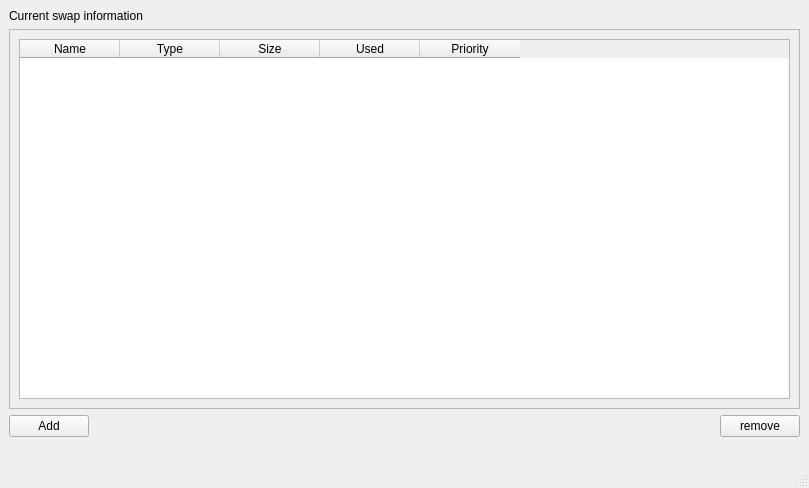
<?xml version="1.0" encoding="UTF-8"?>
<ui version="4.0">
 <class>MainWindow</class>
 <widget class="QMainWindow" name="MainWindow">
  <property name="geometry">
   <rect>
    <x>0</x>
    <y>0</y>
    <width>809</width>
    <height>488</height>
   </rect>
  </property>
  <property name="windowTitle">
   <string>MainWindow</string>
  </property>
  <widget class="QWidget" name="centralwidget">
   <layout class="QGridLayout" name="gridLayout">
    <item row="0" column="0">
     <widget class="QLabel" name="label">
      <property name="text">
       <string>Current swap information</string>
      </property>
     </widget>
    </item>
    <item row="1" column="0">
     <layout class="QVBoxLayout" name="verticalLayout">
      <property name="topMargin">
       <number>0</number>
      </property>
      <property name="bottomMargin">
       <number>10</number>
      </property>
      <item>
       <widget class="QScrollArea" name="scrollArea_2">
        <property name="widgetResizable">
         <bool>true</bool>
        </property>
        <widget class="QWidget" name="scrollAreaWidgetContents_3">
         <property name="geometry">
          <rect>
           <x>0</x>
           <y>0</y>
           <width>787</width>
           <height>326</height>
          </rect>
         </property>
         <layout class="QGridLayout" name="gridLayout_3">
          <item row="0" column="0">
           <widget class="QTableWidget" name="tableWidget">
            <property name="columnCount">
             <number>5</number>
            </property>
            <column>
             <property name="text">
              <string>Name</string>
             </property>
            </column>
            <column>
             <property name="text">
              <string>Type</string>
             </property>
            </column>
            <column>
             <property name="text">
              <string>Size</string>
             </property>
            </column>
            <column>
             <property name="text">
              <string>Used</string>
             </property>
            </column>
            <column>
             <property name="text">
              <string>Priority</string>
             </property>
            </column>
           </widget>
          </item>
         </layout>
        </widget>
       </widget>
      </item>
      <item>
       <layout class="QHBoxLayout" name="horizontalLayout_3">
        <property name="bottomMargin">
         <number>10</number>
        </property>
        <item>
         <widget class="QPushButton" name="btn_add">
          <property name="text">
           <string>Add</string>
          </property>
         </widget>
        </item>
        <item>
         <spacer name="horizontalSpacer">
          <property name="orientation">
           <enum>Qt::Horizontal</enum>
          </property>
          <property name="sizeHint" stdset="0">
           <size>
            <width>40</width>
            <height>20</height>
           </size>
          </property>
         </spacer>
        </item>
        <item>
         <widget class="QPushButton" name="btn_remove">
          <property name="enabled">
           <bool>true</bool>
          </property>
          <property name="text">
           <string>remove</string>
          </property>
         </widget>
        </item>
       </layout>
      </item>
     </layout>
    </item>
   </layout>
  </widget>
  <widget class="QMenuBar" name="menubar">
   <property name="geometry">
    <rect>
     <x>0</x>
     <y>0</y>
     <width>809</width>
     <height>30</height>
    </rect>
   </property>
  </widget>
  <widget class="QStatusBar" name="statusbar"/>
 </widget>
 <resources/>
 <connections/>
</ui>
